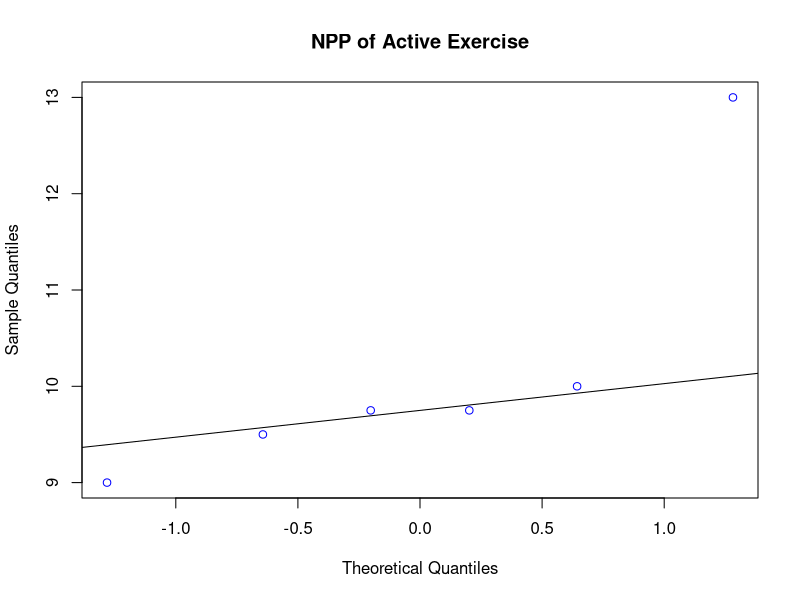
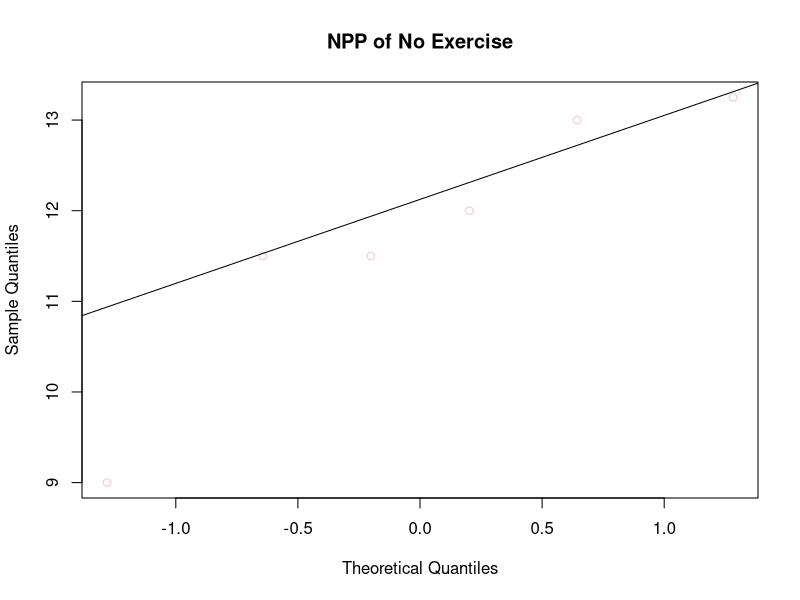
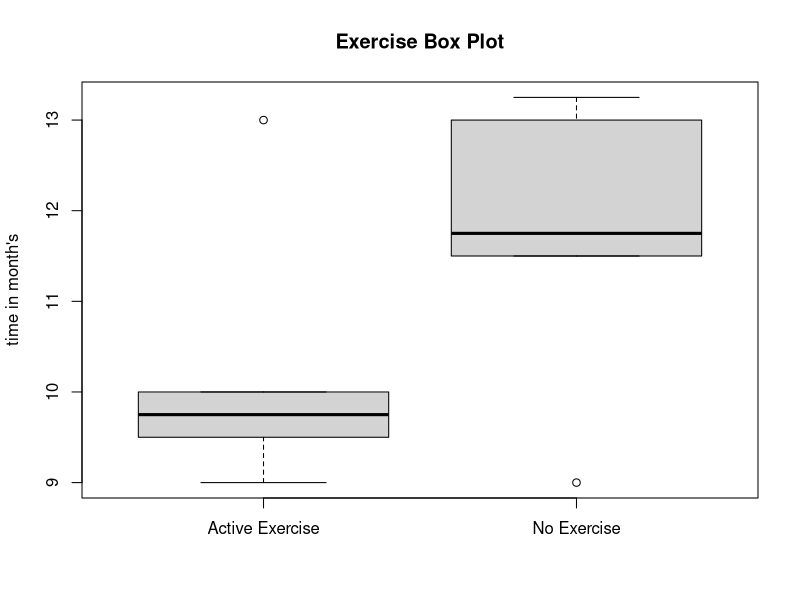

Recreate these plots in R, in order.
## ---- chunk 1
Aspirin_A <- c(15,26,13,28,17,20,7,36,12,18)
Aspirin_B <- c(13,20,10,21,17,22,5,30,7,11)
?t.test
t.test(Aspirin_A,Aspirin_B,paired=TRUE,alternative = c("two.sided"))

# Answer to the ques no 1.a.
# Null Hypothesis: H0: u1 = u2 or u1 - u2 = 0
# Alternative Hypothesis: Ha: u1 != u2 or u1 - u2 != 0

# Answer to the ques no 1.b.
# P-value is 0.005121 < 0.05 so we reject H0 which means mean concentration of 
# the two drugs are not the same.

t.test(Aspirin_A,Aspirin_B,paired=FALSE,alternative = c("two.sided"))

# Answer to the ques no 1.c.
# P-value is 0.3401 > 0.05 so we fail to reject H0 which means mean concentration of 
# the two drugs are the same.

# Answer to the ques no 2
ActiveExercise <- c(9.50,10.00,9.75,9.75,9.00,13.0)
NoExercise <- c(11.50,12.00,13.25,11.50,13.00,9.00)

# Answer to the ques no 2.a.
# Null Hypothesis: H0: u1 = u2 or u1 - u2 = 0
# Alternative Hypothesis: Ha: u1 != u2 or u1 - u2 != 0

qqnorm(ActiveExercise,main="NPP of Active Exercise",col="blue")
qqline(ActiveExercise)

qqnorm(NoExercise,main="NPP of No Exercise",col="pink")
qqline(NoExercise)
boxplot(ActiveExercise,NoExercise,main ="Exercise Box Plot",names = c("Active Exercise", "No Exercise"),ylab="time in month's")

# Answer to the ques no 2.b.
# As we can see, we don’t have enough data points to make any claims about normality 
# and constant variances. If we had more data points , then using normal probability 
# plot we could have made some decision about the data’s probability distribution. 
# Hence we might want to use Non Parametric Test to analyze data.

?wilcox.test
wilcox.test(ActiveExercise,NoExercise,alternative ="less")

# Answer to the ques no 2.c.
# As p value is 0.08523 > 0.05 . Hence we fail to reject  Null Hypotheses and say that mean of 
# Active Exercise and No Exercise are the same.
